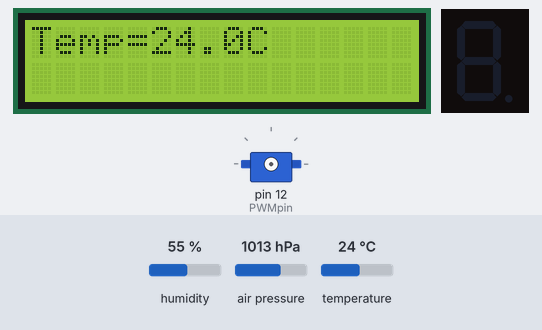
Simulated run of this program. Board: Raspberry Pi (header pin numbers). Shown: 16×2 character LCD, 1-digit seven-segment display, servo. The test bench sets the inputs (shaded band); at power-on: temperature 24 °C, humidity 55 %, air pressure 1013 hPa. The segment pins are drawn as the display they are named for; servo angles are drawn from the pulse width (0.5 ms = 0°, 2.5 ms = 180°); the clock reads 2024-03-15 10:24:30 at power-on unless the program sets it; library files of the repository ran but are not shown: Adafruit_BME280.py, I2C_driver.py; what the program prints to the terminal is not drawn.

Above: at 2.4 s.
2.5 s: temperature set to 24.9 °C
At 4.34 s:
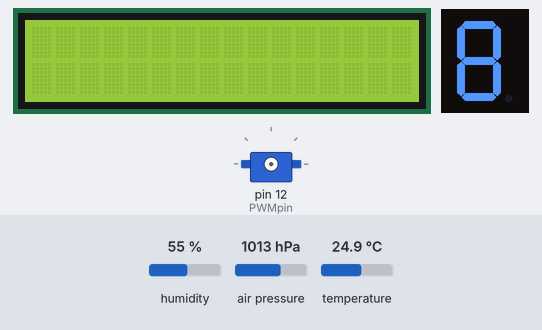
At 5.6 s:
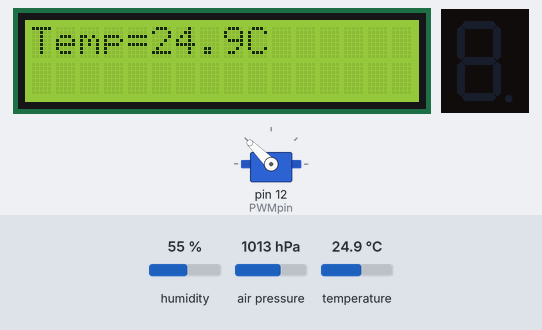
Timing chart, 0 to 7.1 s (numbered marks = the images above; inputs shaded):
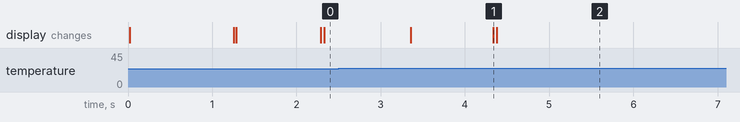

Measured:
- the behaviour switches between 24 and 24.1 °C on temperature (found by bisection; images 0 and 1)
- after the input at 2.5 s, the display: first changes after 0.86 s (image 1 shows a later state)

The program:

smarthome.py
```python
from Adafruit_BME280 import *
import I2C_driver as LCD
import RPi.GPIO as GPIO
import time


def main():
    mylcd= LCD.lcd()
    duty= 1

    PWMpin= 12
    GPIO.setmode(GPIO.BOARD)
    GPIO.setup(PWMpin, GPIO.OUT)

    Servo= GPIO.PWM(PWMpin, 50)

    seg= [29, 31, 32, 33, 35, 36, 37]
    GPIO.setup(seg, GPIO.OUT, initial=GPIO.LOW)

    fnd = [(1,1,1,1,1,1,0), (0,1,1,0,0,0,0), (1,1,0,1,1,0,1), (1,1,1,1,0,0,1,),(0,1,1,0,0,1,1),(1,0,1,1,0,1,1), (1,0,1,1,1,1,1),
       (1,1,1,0,0,1,0), (1,1,1,1,1,1,1), (1,1,1,1,0,1,1), (0,0,0,0,0,0,0)]

    Servo.start(0)
    Servo.ChangeDutyCycle(duty)
    sensor = BME280(t_mode=BME280_OSAMPLE_8, p_mode=BME280_OSAMPLE_8, h_mode=BME280_OSAMPLE_8)
    degrees = sensor.read_temperature()
    led = 30.57
    print('Wating for 1sec')
    time.sleep(1)

    while True:


        degrees = sensor.read_temperature()
        # pascals = sensor.read_pressure()
        # hectopascals = pascals / 100
        # humidity = sensor.read_humidity()

        print(degrees)
        print(led)

        if (degrees > led):
            GPIO.output(seg, fnd[8])
            time.sleep(1)
            GPIO.output(seg, fnd[10])

        led = degrees
        degreess= round(degrees, 2)
        str_Temp= str(degreess)
        k= "Temp=" + str_Temp+ "C"


        mylcd.lcd_clear()
        mylcd.lcd_display_string(k, 1)
        time.sleep(1)

        if(degreess > 24):
            for i in range(3):
                duty= 10
                Servo.ChangeDutyCycle(duty)
                time.sleep(1)
                duty= 1
                Servo.ChangeDutyCycle(duty)
                time.sleep(1)
            # GPIO.output(seg, fnd[8])
            # time.sleep(1)
            # GPIO.output(seg, fnd[10])

        else:
            GPIO.output(seg, fnd[10])


if __name__ == '__main__':
    main()
```
